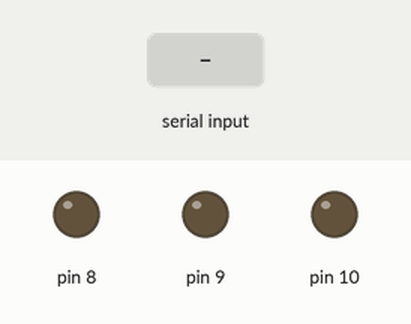
The sketch below on a simulated Arduino Uno, built with avr-gcc and run on an emulated ATmega328P. On the bench: output pins drawn as LEDs (lit = HIGH). Inputs (shaded band) come from the test bench.

Above: at 1.2 s.
1.3 s: "101" received over Serial
At 3.0 s:
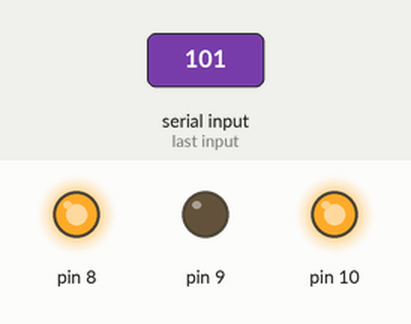
3.8 s: "001" received over Serial
At 6.0 s:
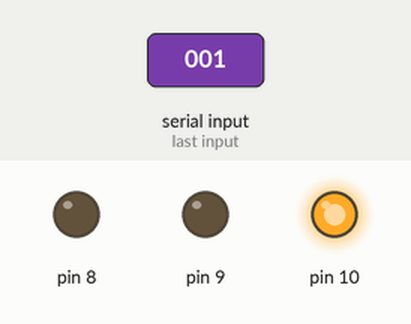
6.3 s: "000" received over Serial
At 8.0 s:
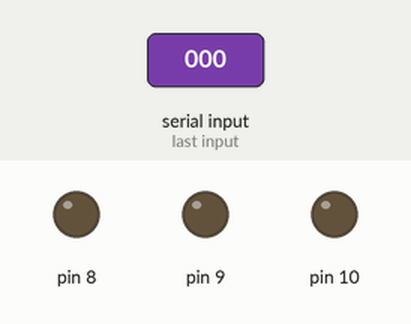
Timing chart, 0 to 9.5 s (numbered marks = the images above; inputs shaded):
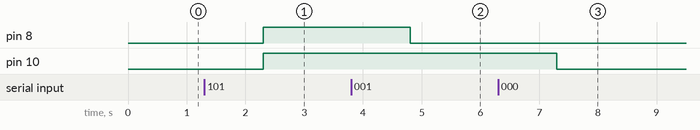

Measured:
- after the input at 1.3 s, pin 8, pin 10: LOW → HIGH after 1.0 s
- after the input at 3.8 s, pin 8: HIGH → LOW after 1.0 s
- after the input at 6.3 s, pin 10: HIGH → LOW after 1.0 s

The sketch:

pregunta1.ino
```cpp
void setup() {
  Serial.begin(9600);
  pinMode(8, OUTPUT);
  pinMode(9, OUTPUT);
  pinMode(10, OUTPUT);
}

void loop() {
  if (Serial.available() > 0) {
    String body = Serial.readString();

    if (body == "000") {
      digitalWrite(8, LOW);
      digitalWrite(9, LOW);
      digitalWrite(10, LOW);
    }

    if (body == "101") {
      digitalWrite(8, HIGH);
      digitalWrite(9, LOW);
      digitalWrite(10, HIGH);
    }

    if (body == "001") {
      digitalWrite(8, LOW);
      digitalWrite(9, LOW);
      digitalWrite(10, HIGH);
    }
  }
}
```
